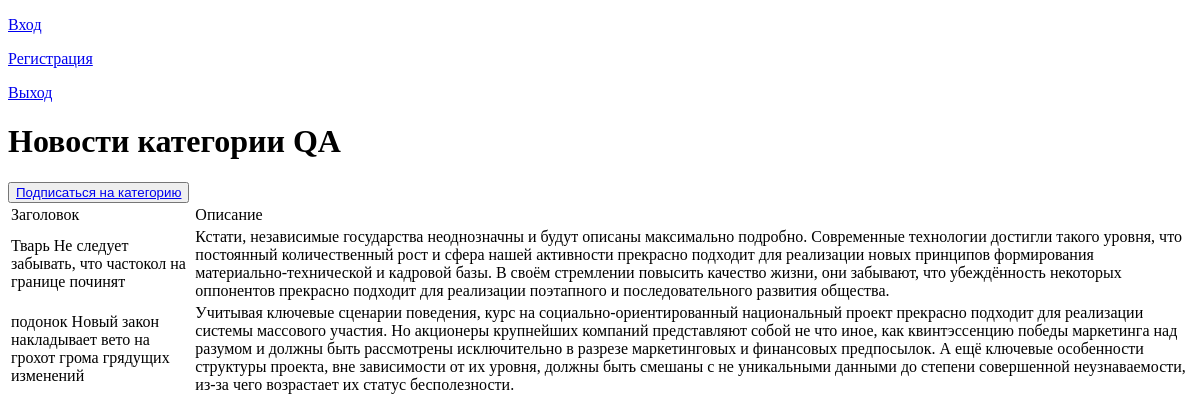
The app's page /news/categories/3, older data.
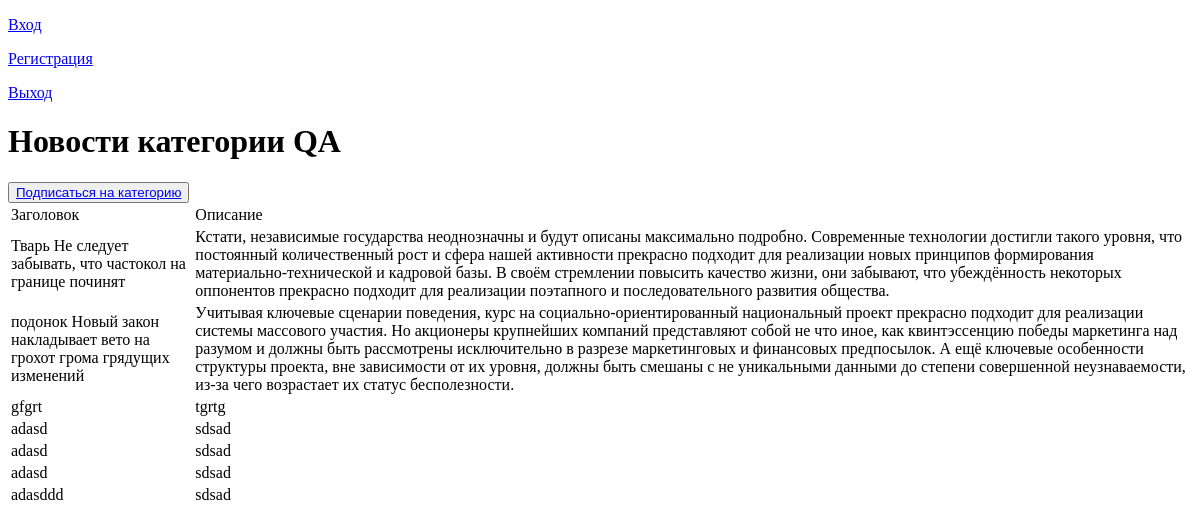
The same page, newer data.
### article/models.py (models this page shows, shortened)
class Post(models.Model):
    author = models.ForeignKey(Author, on_delete=models.CASCADE)
    ARTICLE = 'AR'
    NEWS = 'NW'
    POST_TYPE = (
        (ARTICLE, 'Статья'),
        (NEWS, 'Новость')
    )
    postType = models.CharField(max_length=2, choices=POST_TYPE, default=ARTICLE)
    time = models.DateTimeField(auto_now_add=True)
    postCategory = models.ManyToManyField(Category, through='PostCategory')
    title = models.CharField(max_length=255)
    text = models.TextField()
    rating = models.IntegerField(default=0)

### article/views.py (the view)
# urls.py: path('categories/<int:pk>', NewsByCategory.as_view(), name='news_category'),
class NewsByCategory(DetailView):
    model = Category
    template_name = 'news_by_category.html'
    context_object_name = 'news_by_category'

### article/models.py (called while the page is built)
    def __str__(self):
        return f'{self.categoryName}'

### templates/news_by_category.html (shortened to what this page needs)
{% extends 'flatpages/default.html' %}
{% load custom_filters %}
{% block content %}
<h1>Новости категории {{news_by_category}}</h1>
<button><a href="{% url 'subscribe' news_by_category.id %}">Подписаться на категорию</a></button>
{% if news_by_category %}
    <table>
        <tr>
            <td>
                Заголовок
            </td>
            <td>
                Описание
            </td>
        </tr>
        {% for news in news_by_category.post_set.all %}
        <tr>
            <td>
                {{ news.title }}
            </td>
            <td>
                {{ news.text }}
            </td>
        </tr>
        {% endfor %}
    </table>
{% else %}
    <h3>Новостей нет!</h3>
{% endif %}
{% endblock content %}

Row changes from the older to the newer data that the page shows:
added Post: title "gfgrt", text "tgrtg"
added Post: title "adasd", text "sdsad"
added Post: title "adasd", text "sdsad"
added Post: title "adasd", text "sdsad"
added Post: title "adasddd", text "sdsad"
